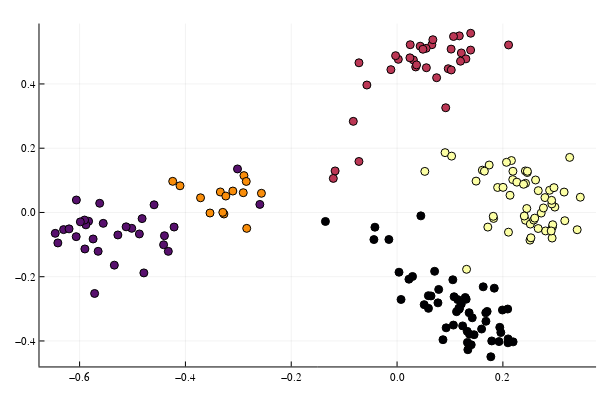

Notebook code cell kept with this figure:
### Code cell
M = fit(PCA, embeddings; maxoutdim=2)
xs = transform(M, embeddings)
scatter(xs[1, :], xs[2, :]; hover=all_words, zcolor=classes, legend=false)
